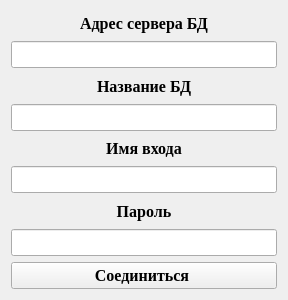
<?xml version="1.0" encoding="UTF-8"?>
<ui version="4.0">
 <class>login</class>
 <widget class="QWidget" name="login">
  <property name="geometry">
   <rect>
    <x>0</x>
    <y>0</y>
    <width>288</width>
    <height>300</height>
   </rect>
  </property>
  <property name="windowTitle">
   <string>Form</string>
  </property>
  <layout class="QGridLayout" name="gridLayout">
   <item row="8" column="0">
    <widget class="QPushButton" name="pushButton">
     <property name="font">
      <font>
       <family>Times New Roman</family>
       <pointsize>12</pointsize>
       <weight>75</weight>
       <bold>true</bold>
      </font>
     </property>
     <property name="text">
      <string>Соединиться </string>
     </property>
    </widget>
   </item>
   <item row="0" column="0">
    <widget class="QLabel" name="label">
     <property name="font">
      <font>
       <family>Times New Roman</family>
       <pointsize>12</pointsize>
       <weight>75</weight>
       <bold>true</bold>
      </font>
     </property>
     <property name="text">
      <string>Адрес сервера БД</string>
     </property>
     <property name="alignment">
      <set>Qt::AlignCenter</set>
     </property>
    </widget>
   </item>
   <item row="7" column="0">
    <widget class="QLineEdit" name="lineEdit_4">
     <property name="font">
      <font>
       <family>Times New Roman</family>
       <pointsize>12</pointsize>
       <weight>75</weight>
       <bold>true</bold>
      </font>
     </property>
     <property name="alignment">
      <set>Qt::AlignCenter</set>
     </property>
    </widget>
   </item>
   <item row="1" column="0">
    <widget class="QLineEdit" name="lineEdit">
     <property name="font">
      <font>
       <family>Times New Roman</family>
       <pointsize>12</pointsize>
       <weight>75</weight>
       <bold>true</bold>
      </font>
     </property>
     <property name="alignment">
      <set>Qt::AlignCenter</set>
     </property>
    </widget>
   </item>
   <item row="2" column="0">
    <widget class="QLabel" name="label_2">
     <property name="font">
      <font>
       <family>Times New Roman</family>
       <pointsize>12</pointsize>
       <weight>75</weight>
       <bold>true</bold>
      </font>
     </property>
     <property name="text">
      <string>Название БД</string>
     </property>
     <property name="alignment">
      <set>Qt::AlignCenter</set>
     </property>
    </widget>
   </item>
   <item row="3" column="0">
    <widget class="QLineEdit" name="lineEdit_2">
     <property name="font">
      <font>
       <family>Times New Roman</family>
       <pointsize>12</pointsize>
       <weight>75</weight>
       <bold>true</bold>
      </font>
     </property>
     <property name="alignment">
      <set>Qt::AlignCenter</set>
     </property>
    </widget>
   </item>
   <item row="5" column="0">
    <widget class="QLineEdit" name="lineEdit_3">
     <property name="font">
      <font>
       <family>Times New Roman</family>
       <pointsize>12</pointsize>
       <weight>75</weight>
       <bold>true</bold>
      </font>
     </property>
     <property name="alignment">
      <set>Qt::AlignCenter</set>
     </property>
    </widget>
   </item>
   <item row="4" column="0">
    <widget class="QLabel" name="label_3">
     <property name="font">
      <font>
       <family>Times New Roman</family>
       <pointsize>12</pointsize>
       <weight>75</weight>
       <bold>true</bold>
      </font>
     </property>
     <property name="text">
      <string>Имя входа</string>
     </property>
     <property name="alignment">
      <set>Qt::AlignCenter</set>
     </property>
    </widget>
   </item>
   <item row="6" column="0">
    <widget class="QLabel" name="label_4">
     <property name="font">
      <font>
       <family>Times New Roman</family>
       <pointsize>12</pointsize>
       <weight>75</weight>
       <bold>true</bold>
      </font>
     </property>
     <property name="text">
      <string>Пароль</string>
     </property>
     <property name="alignment">
      <set>Qt::AlignCenter</set>
     </property>
    </widget>
   </item>
  </layout>
 </widget>
 <resources/>
 <connections/>
</ui>
